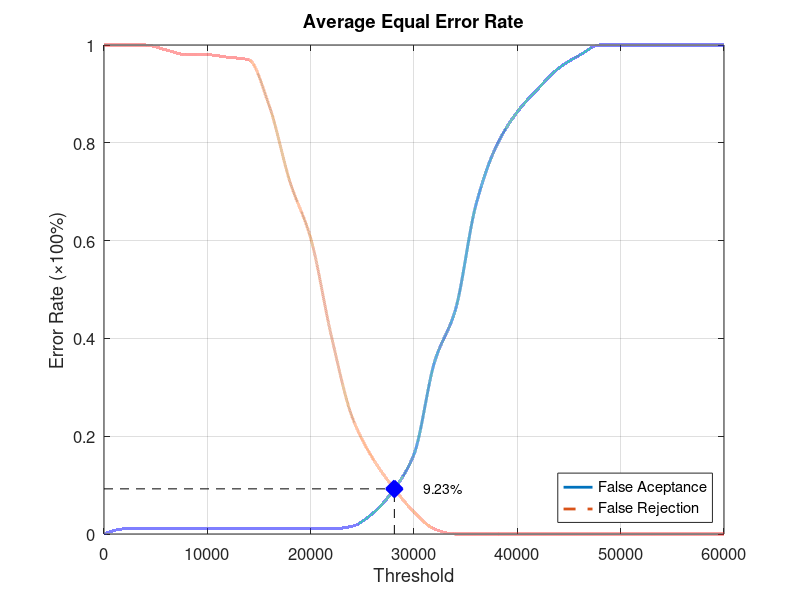
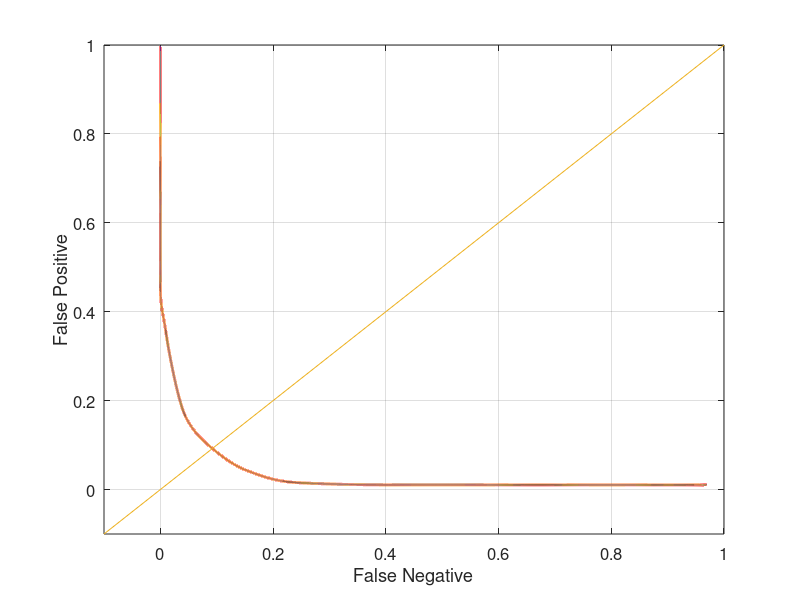

The MATLAB source for these figures, in order:
function yEER = Database5_3
close all;
clear;
clc;
x = 0:2000:60000;
xq = 0:0.5:60000;

y0 = [0 0.0105263 0.0105263 0.0105263 0.0105263 0.0105263 0.0105263 0.0105263 0.0105263 0.0105263 0.0105263 0.0105263 0.0157895 0.0421053 0.0894737 0.163158 0.352632 0.457895 0.673684 0.794737 0.863158 0.910526 0.952632 0.978947 1 1 1 1 1 1 1];
yy0 = interp1(x, y0, xq, 'pchip');
y1 = [1 1 1 0.99 0.98 0.98 0.975 0.97 0.875 0.72 0.605 0.405 0.24 0.155 0.095 0.045 0.01 0 0 0 0 0 0 0 0 0 0 0 0 0 0];
yy1 = interp1(x, y1, xq, 'pchip');

% Calculating EER: 
y2 = abs(y0 - y1);
find(y2 == min(y2))
yy2 = abs(yy0 - yy1);
xEER = find(yy2 == min(yy2));
xEERIndex = xq(xEER) % X-axis EER
yEER = yy0(xEER) % Y-axis EER

main = figure
plot(xq, yy0,'-','LineWidth', 2);	hold on
plot(xq, yy1,'--','LineWidth', 2);	hold on
plot([xEERIndex xEERIndex], [0 yEER], 'k--');	hold on
plot([0 xEERIndex], [yEER yEER], 'k--');	hold on
plot(xEERIndex, yEER, 'bx', 'LineWidth', 10);	hold on
text(xEERIndex + 10 * xEERIndex / 100, yEER, [num2str(round((10000 * yEER)) / 100) '%'])
legend('False Aceptance', 'False Rejection', 'Location', 'SouthEast')
xlabel('Threshold')
ylabel('Error Rate (\times100%)')
title('Average Equal Error Rate')
set(gca, 'FontSize', 12)
axis([0 60000 0 1])
grid on

print(main, 'Database5_3Main', '-dpng');
FNRxFPR = figure('Color', [1 1 1]);
plot(yy1, yy0, '-', yy1, yy0, 'LineWidth', 2);
hold on
y = -0.1:0.1:1
plot(y, y); 
set(gca, 'FontSize', 12)
xlabel('False Negative')
ylabel('False Positive')
axis([-0.1 1 -0.1 1])
set(gca, 'FontSize', 12)
grid on

print(FNRxFPR, 'Database5_3FNRxFPR','-dpng');
end
